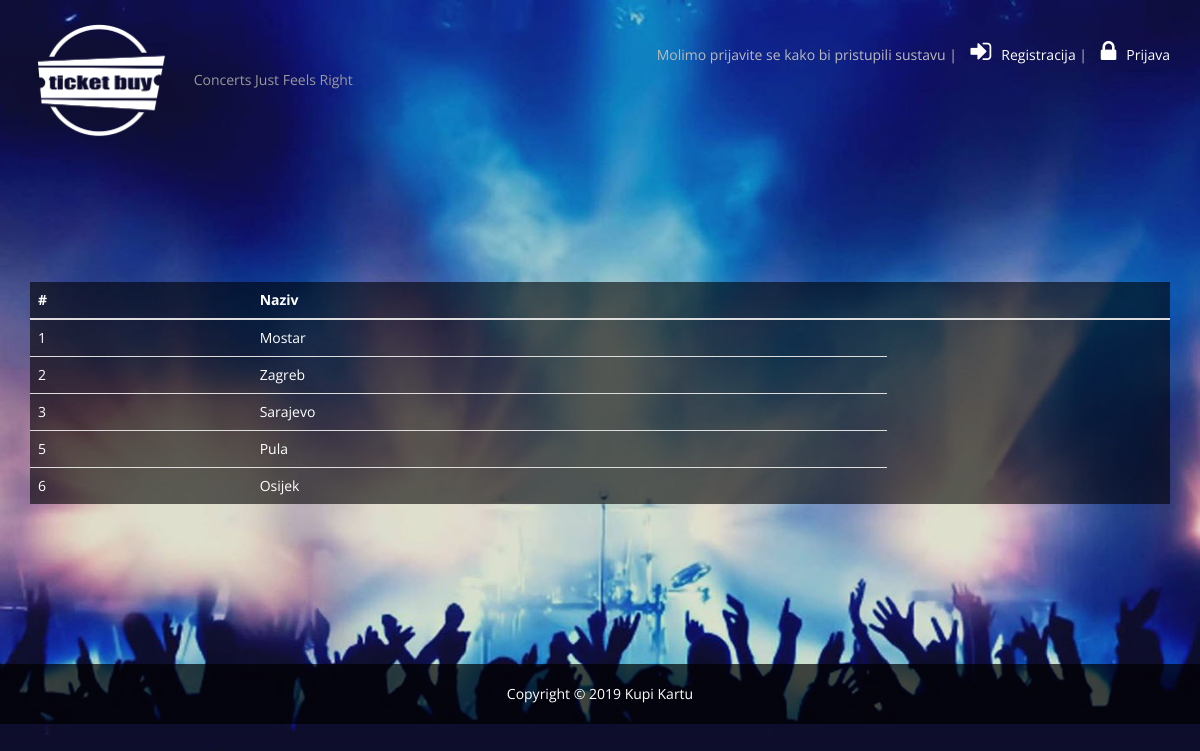
The page /grad_pregled.php on the database its author committed.
### tables this page shows
CREATE TABLE `gradovi` (
  `id_grada` int(20) NOT NULL,
  `ime_grada` varchar(20) NOT NULL
);

### grad_pregled.php (the view, shortened to what this page needs)
<?php
require 'zaglavlje.php';
try
{
    $dbh = new PDO('mysql:host=' . DB_HOST . ';dbname=' . DB_DATABASE, DB_USERNAME, DB_PASSWORD, [
        PDO::ATTR_ERRMODE => PDO::ERRMODE_EXCEPTION,
        PDO::ATTR_DEFAULT_FETCH_MODE => PDO::FETCH_ASSOC
    ]);
    $stmt = $dbh->prepare('SELECT * FROM gradovi');
    $stmt->execute();
    $gradovi = $stmt->fetchAll();
}
catch (PDOException $e)
{
    http_response_code(500);
    die($e->getMessage());
}
?>
<br><br><br><br><br><br><br>
<div class="container">
	<table class="table table-reflow">
	  <thead>
		<tr>
		  <th>#</th>
		  <th>Naziv</th>
		  <th></th>
		  <th></th>
		</tr>
	  </thead>
	  <tbody>
    <?php if(count($gradovi)): ?>
        <?php foreach($gradovi as $grad): ?>
            <tr>
                <td><?php echo $grad['id_grada']; ?></td>
                <td><?php echo $grad['ime_grada']; ?></td>
            </tr>
        <?php endforeach; ?>
    <?php else: ?>
        <td colspan="6">Nema gradova u bazi</td>
    <?php endif; ?>
  </tbody>
	</table>
</div>
<br><br><br><br><br><br><br>
<?php require 'podnozje.php'; ?>

### css/style.css (style rules this page uses)
body { background: url(../images/background.jpg) no-repeat; background-attachment: fixed; background-size: cover; background-position: 50% 50%; background-color: #0D0E2C; font-family: 'Open Sans', sans-serif; }
.table-reflow { background-color: rgba(0, 0, 0, 0.6); color: #ffffff; border:2px; padding: 0; border-radius: 0; }

### rows shown on the page
gradovi: id_grada "1", ime_grada "Mostar"
gradovi: id_grada "2", ime_grada "Zagreb"
gradovi: id_grada "3", ime_grada "Sarajevo"
gradovi: id_grada "5", ime_grada "Pula"
gradovi: id_grada "6", ime_grada "Osijek"
